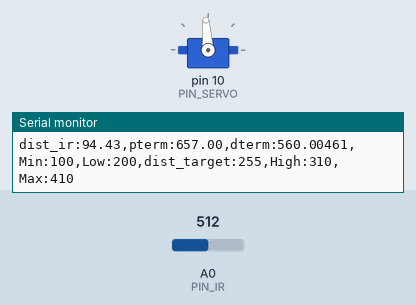
Simulated run of this sketch. Board: Arduino Uno, built with avr-gcc and run on an emulated ATmega328P. Shown: servo, the last lines printed to the serial monitor. The inputs (shaded band) are chosen by the test bench; at power-on: A0 (PIN_IR) = 512.

Above: at 1.2 s.
1.3 s: A0 (PIN_IR) set to 245
At 2.5 s:
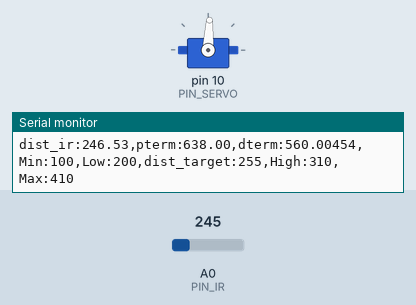
2.8 s: A0 (PIN_IR) set to 306
At 3.9 s:
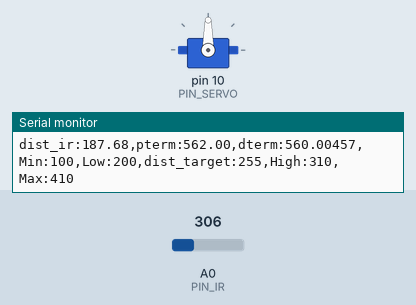
4.4 s: A0 (PIN_IR) set to 122
At 5.6 s:
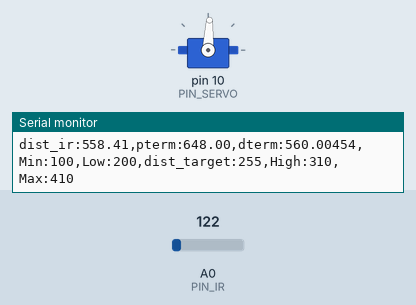
5.9 s: A0 (PIN_IR) set to 17
7.4 s: A0 (PIN_IR) set to 13
10.4 s: A0 (PIN_IR) set to 1023
At 10.57 s:
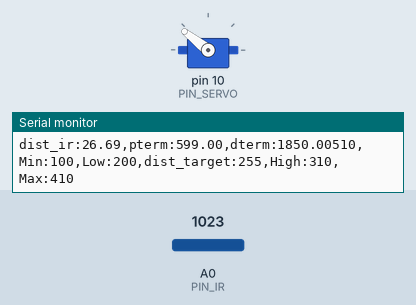
Timing chart, 0 to 13.1 s (numbered marks = the images above; inputs shaded):
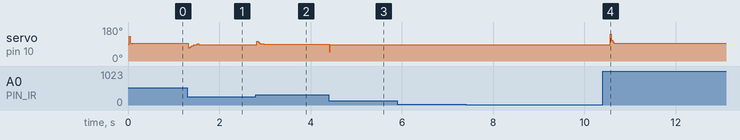

Measured:
- after the input at 1.3 s, servo on pin 10 (PIN_SERVO): 94° → 87° at once
- after the input at 2.8 s, servo on pin 10 (PIN_SERVO): 87° → 90° at once
- after the input at 4.4 s, servo on pin 10 (PIN_SERVO): 90° → 87° at once
- after the input at 10.4 s, servo on pin 10 (PIN_SERVO): 87° → 95° after 0.16 s

The sketch:

sketch_nov22a.ino
```cpp
#include <Servo.h>

// Arduino pin assignment
#define PIN_SERVO 10
#define PIN_IR A0

// Framework setting
#define _DIST_TARGET 255 //목표 거리
#define _DIST_MIN 100 //최소 거리
#define _DIST_MAX 430//최대 거리

// Servo range
#define _DUTY_MEU 1476 //90도
#define _DUTY_MIN 1575 //최소 높이, 서보값에 100도를 입력했을 때 실제 프레임워크 가동 시 80도로 나옴
#define _DUTY_MAX 1368 //최대 높이, 서보값에 80도를 입력했을 때 실제 프레임워크 가동 시 100도로 나옴

// period setting
#define INTERVAL 25 // sampling interval (unit: ms)

//filter setting
#define _DIST_MEDIAN 30 // 중위수필터 샘플값
#define _DIST_ALPHA 0.5 //EMA필터
#define KP 0.5 //P제어 비례이득
#define KP2 0.29 //P제어 비례이득2
#define KD 2.3; // D제어 비례이득

int _dist_target = _DIST_TARGET;
int _dist_min = _DIST_MIN;
int _dist_max = _DIST_MAX;

int _duty_meu = _DUTY_MEU;
int _duty_min = _DUTY_MIN;
int _duty_max = _DUTY_MAX;

unsigned long last_sampling_time; // unit: ms

float median, tem; //two variable for 중위수필터(현재 미사용)
int median_list[_DIST_MEDIAN], tem_median_list[_DIST_MEDIAN]; //two array for 중위수필터(현재 미사용)
float dist_ema, alpha; //two variable for ema필터
int count = 0; //cali필터 측정을 위한 변수
float sum = 0; //cali필터 측정을 위한 변수


float kP = KP; //P제어 비례이득 1
float kP2 = KP2; //P제어 비례이득 2
float pterm;

float kD = KD; //D제어 비례이득
float dterm;
float error_prev = 0;

Servo myservo;


void setup() {
// initialize GPIO pins
  myservo.attach(PIN_SERVO);
  myservo.writeMicroseconds(_duty_meu);

// initialize serial port
  Serial.begin(57600);
  last_sampling_time = 0;

  median = 0.0;
  tem = 0.0;
  for (int i = 0; i < _DIST_MEDIAN; i++){
    median_list[i] = 0;
    tem_median_list[i] = 0;
  }
  alpha = _DIST_ALPHA;
}

float ir_distance(void){ // return value unit: mm
  float val;
  float volt = float(analogRead(PIN_IR));
  val = ((6762.0/(volt-9.0))-4.0) * 10.0;
  return val;
}

float medianfilter(float dist){ //중위수필터 보정, 현재 미사용
  tem = median_list[_DIST_MEDIAN-1];
  for (int i = 0; i < _DIST_MEDIAN; i++){
    median_list[_DIST_MEDIAN-1-i] = median_list[_DIST_MEDIAN-2-i];
  }
  median_list[0] = dist;

  for (int i = 0; i <_DIST_MEDIAN; i++){
    if (tem_median_list[i] == tem){
      for (int j = 0; j < i; j++){
        tem_median_list[i-j] = tem_median_list[i-1-j];
      }
      break;
    }
  }
  tem_median_list[0] = -1;

  for (int i = 0; i <_DIST_MEDIAN; i++){
    if (tem_median_list[i] >= dist){
      for (int j = 0; j < i-1; j++){
        tem_median_list[j] = tem_median_list[j+1];
      }
      tem_median_list[i-1] = dist;
      break;
    }
    else {
      for (int j = 0; j <_DIST_MEDIAN; j++){
        tem_median_list[j] = tem_median_list[j+1];
      }
      tem_median_list[_DIST_MEDIAN-1] = dist;
      break;
    }
  }

  if (_DIST_MEDIAN%2 == 0){
    median = (tem_median_list[_DIST_MEDIAN/2-1]+tem_median_list[_DIST_MEDIAN/2])/2;
  }
  else {
    median = tem_median_list[_DIST_MEDIAN/2];
  }
  return median;
  }

float emafilter(float dist){ //ema필터 보정
  dist_ema = ((alpha*dist)+((1-alpha)*dist_ema));
  return dist_ema;
}

float califiltersample(float dist){ //실제 측정을 통해 샘플값을 얻기 위한 함수
  sum += dist;
  count += 1;
  if (count == 300) {
    Serial.print("sum:");
    Serial.print(sum / 300.0);
    sum = 0;
    count = 0;
  }
//10cm->67, 15cm->108, 20->155, 25->184, 30->202, 35->221, 40->237, 최대: 246
}

float califilter(float dist){ //cali필터 보정, 실제 측정을 통해 얻은 샘플값을 이용해 값 보정
  int samples[] = {67, 108, 155, 184, 202, 221, 237, 246};
  for (int i = 0; i < 7; i++){
    if (samples[i] <= dist && dist < samples[i+1]){
      float dist_cali = 10*(10+5*i + 5.0 / (samples[i+1] - samples[i]) * (dist - samples[i]));
      return dist_cali;
    }
  }
  float dist_cali = 10*(10 + 31.0 / (samples[7] - samples[0]) * (dist - samples[0]));
  return dist_cali;
}

float p_move(float dist){//p제어
  float currenterror = 255 - dist;
  if (currenterror >= 0){//25.5cm미만
   pterm = kP*(((_duty_min - _duty_meu) / 1.0) * (currenterror / 155.0));
   float servo_needmove = pterm;
   return servo_needmove;
  }
  else {//25.5cm 이상
    pterm = kP2*((_duty_meu - _duty_max / 1.0 ) * (abs(currenterror) / 155.0));
    float servo_needmove = -pterm;
    return servo_needmove;
  }
}

float d_move(float dist){//d제어
  float error_curr = 255 - dist;
  dterm = kD * (error_curr - error_prev);
  error_prev = error_curr;
  return dterm;
}


void loop() {
  if (millis() < last_sampling_time + INTERVAL) return;
  float raw_dist = ir_distance(); //센서에서 값을 받아옴
  //float dist_midfix = medianfilter(raw_dist); //중위수필터 보정(미완성)
  float dist_emafix = emafilter(raw_dist); //ema필터 보정
  //califiltersample(dist_emafix); //cali값 샘플추출(완료했으므로 주석)
  float dist_cali = califilter(dist_emafix); //cali필터 보정
  if (dist_cali <_dist_min) dist_cali = _dist_min;
  if (dist_cali >_dist_max) dist_cali = _dist_max;

  //float duty_curr = _duty_meu + p_move(dist_cali); //p제어
  //float duty_curr = _duty_meu + d_move(dist_cali); //d제어
  float duty_curr = _duty_meu + p_move(dist_cali) + d_move(dist_cali); //PD제어
  myservo.writeMicroseconds(duty_curr);

  //Serial.print("min:0,max:500,dist:");
  //Serial.print(raw_dist);
  //Serial.print(",dist_midfix:");
  //Serial.print(dist_midfix);
  //Serial.print(",dist_emafix:");
  //Serial.print(dist_emafix);
  //Serial.print(",dist_cali:");
  //Serial.println(dist_cali);
  //Serial.println(myservo.read());
  Serial.print("dist_ir:");
  Serial.print(raw_dist);
  Serial.print(",pterm:");
  Serial.print(double(map((pterm*50),-1000,1000,510,610))); //플로터에 보이기 위해 50을 곱함
  Serial.print(",dterm:");
  Serial.print(double(map((dterm*50),-1000,1000,510,610))); //플로터에 보이기 위해 50을 곱함
  //Serial.print(",duty_target:");
  //Serial.print(map(duty_target,1000,2000,410,510));
  //Serial.print(",duty_curr:");
  Serial.print(map(duty_curr,1000,2000,410,510));
  Serial.println(",Min:100,Low:200,dist_target:255,High:310,Max:410");
  delay(20);
}
```
